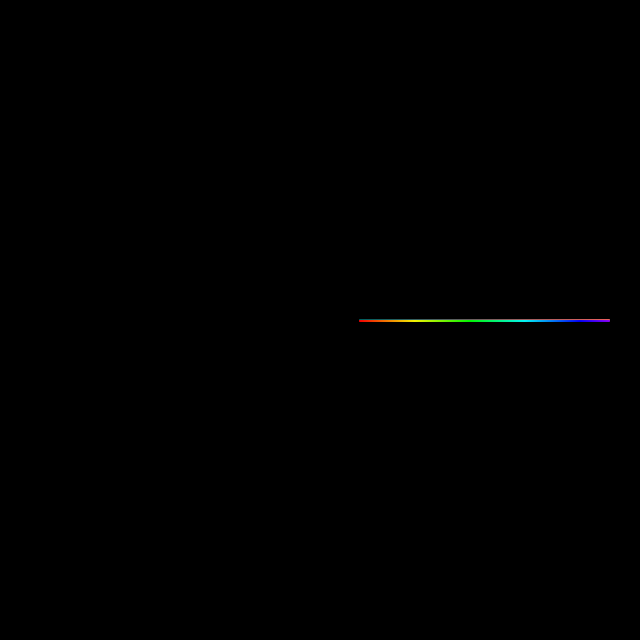
Frame 1 (no input)
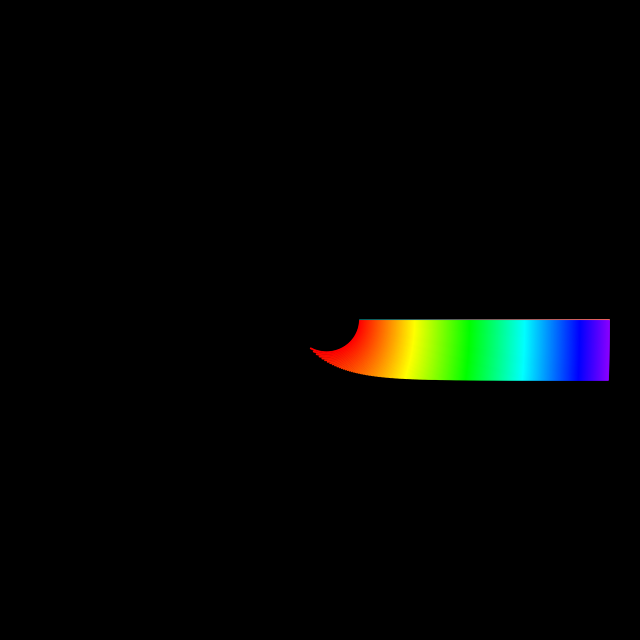
Frame 60 (the mouse pressed at the canvas centre just before this capture)
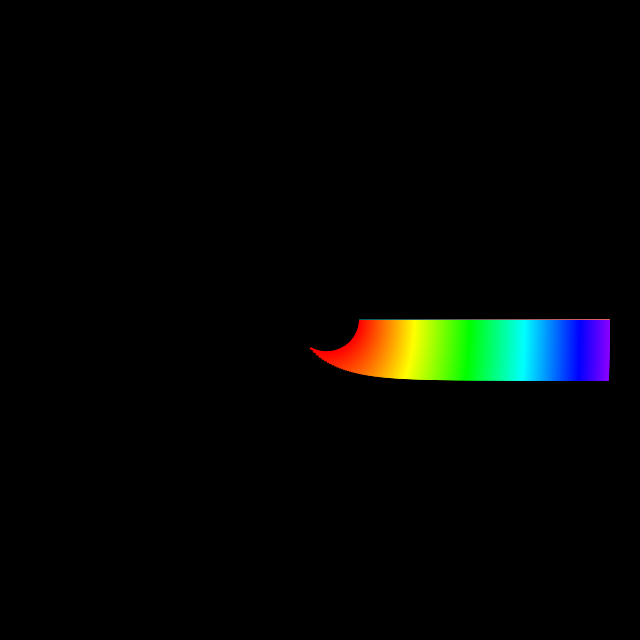
Frame 120 (the mouse held since frame 60 and released just before this capture)

The Processing sketch that drew these frames (run headless with seeded random() and noise(); from frame 60 on, the mouse is pressed at the canvas centre):

// Processing sketch: Orbitas
// ── Orbitas.pde
int N = 250;
Mover[] m = new Mover[N];
int b = 40;

void setup(){
  size(640,640);
  background(0);
  //delay(3000);
  for (int i = 0 ; i < m.length ; i++){
   m[i] = new Mover(i);
   m[i].display();
  }
  colorMode(HSB,N+80,100,100);
}

void draw(){
  //background(0);
  for (int i = 0 ; i < m.length ; i++){
    m[i].force();
    m[i].update();
    m[i].display();
  }
  fill(0);
  ellipse(width/2,height/2,b,b);
}

void mousePressed(){
  setup();
}

class Mover{
 PVector loc,vel,acc,col;
 float mass;
 float topspeed = 10;
 float p1 = 50;
 
 int wall = 50;
 
 PVector center = new PVector(width/2,height/2);
 
 Mover(int i_){
  loc = new PVector(width/2+b+i_,height/2);
  
  PVector dir = PVector.sub(center,loc);
  float mag = pow(2*p1/dir.mag(),0.5);
  
  //vel = new PVector(0,pow(-1,i_)*mag);
  vel = new PVector(0,1);
  acc = new PVector(0,0);
  
  //col = new PVector(random(255),random(1),random(1));
  col = new PVector(i_,100,100);
  mass = 1;
 }
 
 void update(){ 
  vel.add(acc);
  vel.limit(topspeed);
  loc.add(vel);
 }
 
 void display(){
  noStroke();
  fill(col.x,col.y,col.z);
  ellipse(loc.x,loc.y,mass*2,mass*2);
 }
  
 void force(){
  PVector dir = PVector.sub(center,loc);
  PVector dir1 = dir.div(pow(dir.mag(),3));
  dir1.mult(p1);
  acc = dir1;
 }

}
